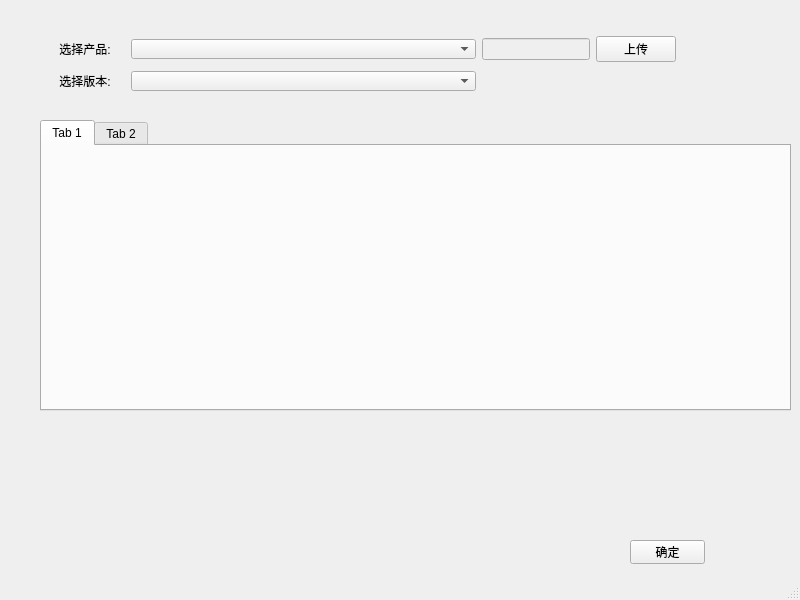
<?xml version="1.0" encoding="UTF-8"?>
<ui version="4.0">
 <class>MainWindow</class>
 <widget class="QMainWindow" name="MainWindow">
  <property name="geometry">
   <rect>
    <x>0</x>
    <y>0</y>
    <width>800</width>
    <height>600</height>
   </rect>
  </property>
  <property name="sizePolicy">
   <sizepolicy hsizetype="Fixed" vsizetype="Fixed">
    <horstretch>0</horstretch>
    <verstretch>0</verstretch>
   </sizepolicy>
  </property>
  <property name="minimumSize">
   <size>
    <width>800</width>
    <height>600</height>
   </size>
  </property>
  <property name="maximumSize">
   <size>
    <width>800</width>
    <height>600</height>
   </size>
  </property>
  <property name="windowTitle">
   <string>MainWindow</string>
  </property>
  <widget class="QWidget" name="centralwidget">
   <widget class="QPushButton" name="Button_OK">
    <property name="geometry">
     <rect>
      <x>630</x>
      <y>540</y>
      <width>75</width>
      <height>24</height>
     </rect>
    </property>
    <property name="text">
     <string>确定</string>
    </property>
   </widget>
   <widget class="QWidget" name="layoutWidget">
    <property name="geometry">
     <rect>
      <x>45</x>
      <y>33</y>
      <width>631</width>
      <height>61</height>
     </rect>
    </property>
    <layout class="QGridLayout" name="gridLayout">
     <item row="0" column="0">
      <widget class="QLabel" name="label">
       <property name="sizePolicy">
        <sizepolicy hsizetype="Fixed" vsizetype="Fixed">
         <horstretch>0</horstretch>
         <verstretch>0</verstretch>
        </sizepolicy>
       </property>
       <property name="maximumSize">
        <size>
         <width>80</width>
         <height>18</height>
        </size>
       </property>
       <property name="text">
        <string>选择产品:</string>
       </property>
       <property name="alignment">
        <set>Qt::AlignCenter</set>
       </property>
       <property name="wordWrap">
        <bool>false</bool>
       </property>
       <property name="buddy">
        <cstring>label</cstring>
       </property>
      </widget>
     </item>
     <item row="0" column="1">
      <widget class="QComboBox" name="comboBox_ChooseProduct">
       <property name="maximumSize">
        <size>
         <width>16777215</width>
         <height>20</height>
        </size>
       </property>
       <property name="editable">
        <bool>false</bool>
       </property>
      </widget>
     </item>
     <item row="0" column="2">
      <widget class="QLineEdit" name="lineEdit_DeviceInfoName">
       <property name="enabled">
        <bool>false</bool>
       </property>
       <property name="sizePolicy">
        <sizepolicy hsizetype="Fixed" vsizetype="Fixed">
         <horstretch>0</horstretch>
         <verstretch>0</verstretch>
        </sizepolicy>
       </property>
      </widget>
     </item>
     <item row="0" column="3">
      <widget class="QPushButton" name="Button_UploadFile">
       <property name="sizePolicy">
        <sizepolicy hsizetype="Fixed" vsizetype="Fixed">
         <horstretch>0</horstretch>
         <verstretch>0</verstretch>
        </sizepolicy>
       </property>
       <property name="text">
        <string>上传</string>
       </property>
      </widget>
     </item>
     <item row="1" column="0">
      <widget class="QLabel" name="label_2">
       <property name="sizePolicy">
        <sizepolicy hsizetype="Fixed" vsizetype="Fixed">
         <horstretch>0</horstretch>
         <verstretch>0</verstretch>
        </sizepolicy>
       </property>
       <property name="maximumSize">
        <size>
         <width>80</width>
         <height>18</height>
        </size>
       </property>
       <property name="text">
        <string>选择版本:</string>
       </property>
       <property name="alignment">
        <set>Qt::AlignCenter</set>
       </property>
       <property name="wordWrap">
        <bool>false</bool>
       </property>
       <property name="buddy">
        <cstring>comboBox_ChooseVersion</cstring>
       </property>
      </widget>
     </item>
     <item row="1" column="1">
      <widget class="QComboBox" name="comboBox_ChooseVersion">
       <property name="sizePolicy">
        <sizepolicy hsizetype="Preferred" vsizetype="Fixed">
         <horstretch>0</horstretch>
         <verstretch>0</verstretch>
        </sizepolicy>
       </property>
       <property name="maximumSize">
        <size>
         <width>16777215</width>
         <height>20</height>
        </size>
       </property>
      </widget>
     </item>
    </layout>
   </widget>
   <widget class="QWidget" name="layoutWidget">
    <property name="geometry">
     <rect>
      <x>40</x>
      <y>120</y>
      <width>751</width>
      <height>291</height>
     </rect>
    </property>
    <layout class="QVBoxLayout" name="verticalLayout">
     <item>
      <widget class="QTabWidget" name="tabWidget">
       <property name="currentIndex">
        <number>0</number>
       </property>
       <widget class="QWidget" name="tab">
        <attribute name="title">
         <string>Tab 1</string>
        </attribute>
       </widget>
       <widget class="QWidget" name="tab_2">
        <attribute name="title">
         <string>Tab 2</string>
        </attribute>
       </widget>
      </widget>
     </item>
    </layout>
   </widget>
   <zorder>layoutWidget</zorder>
   <zorder>layoutWidget</zorder>
   <zorder>Button_OK</zorder>
  </widget>
  <widget class="QStatusBar" name="statusbar"/>
 </widget>
 <resources/>
 <connections/>
</ui>
